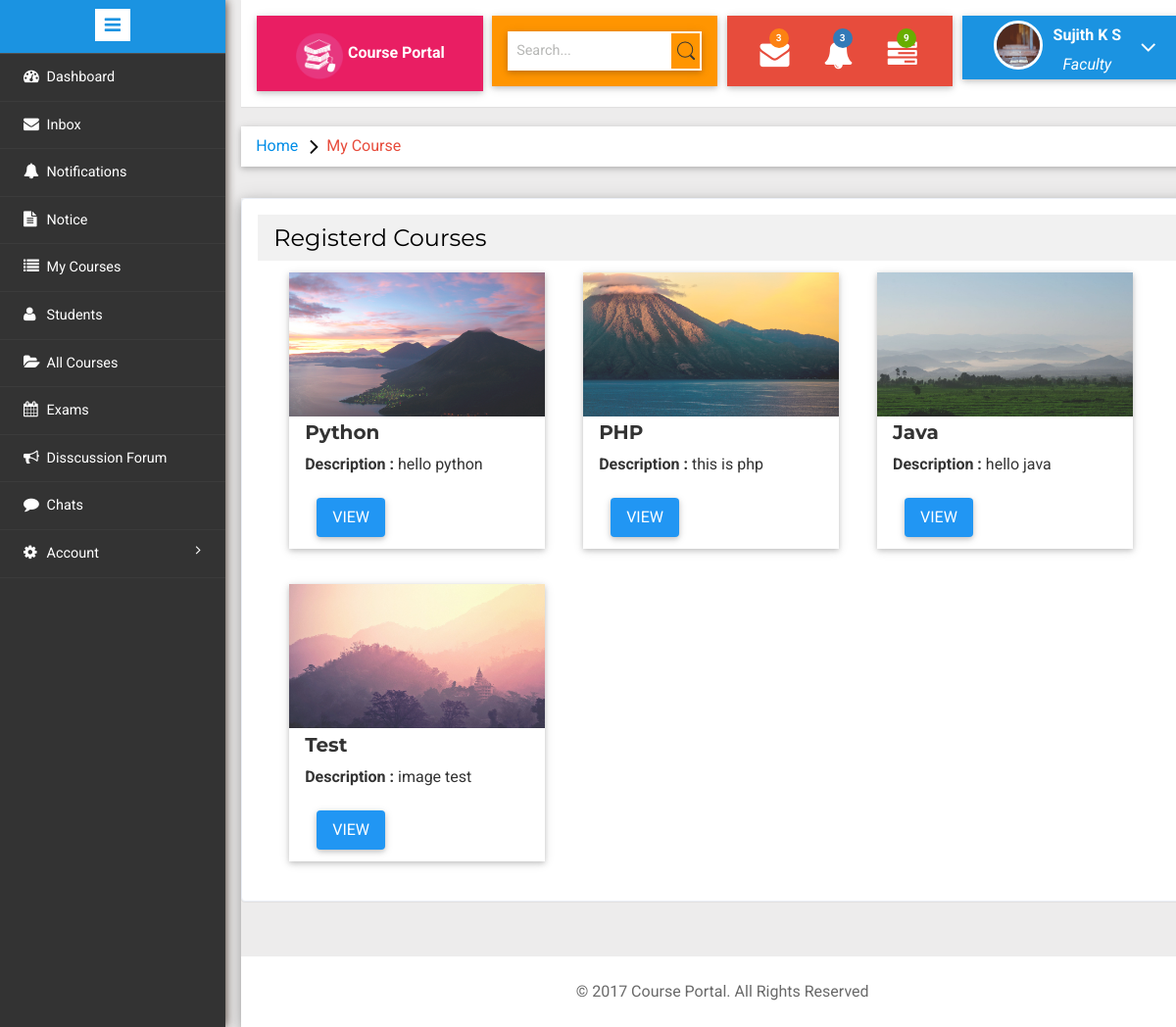
Screenshot of /faculty/index.php?page=my-course (signed in) with the database file from the repository.
### tables this page shows
CREATE TABLE `users` (
  `id` int(11) NOT NULL,
  `name` char(40) NOT NULL,
  `email` varchar(40) NOT NULL,
  `pass` varchar(40) NOT NULL,
  `type` varchar(10) NOT NULL,
  `mobile` bigint(11) NOT NULL,
  `gender` varchar(40) NOT NULL,
  `image` varchar(50) NOT NULL DEFAULT '../images/avatar.png',
  `dob` date NOT NULL,
  `join_date` datetime NOT NULL DEFAULT CURRENT_TIMESTAMP
);

CREATE TABLE `faculty_courses_taken` (
  `facultyId` int(11) NOT NULL,
  `courseId` int(11) NOT NULL,
  `status` varchar(20) NOT NULL DEFAULT 'pending'
);

CREATE TABLE `courses` (
  `courseId` int(11) NOT NULL,
  `courseName` varchar(50) NOT NULL,
  `shortD` varchar(100) NOT NULL,
  `longD` varchar(1000) NOT NULL,
  `courseImage` varchar(100) NOT NULL DEFAULT '../images/default-c.jpg'
);

### faculty/my-course.php (the view)
<?php
    $fid=$_SESSION['user_id'];
    $card='<div class="w3-row-padding">';
    $count=0;
	$query="SELECT * FROM `faculty_courses_taken` join courses on courses.courseId=faculty_courses_taken.courseId WHERE facultyId=$fid";
	$result = mysqli_query($con,$query) or die(mysqli_error());
    while($row=$result->fetch_assoc()){
        $count+=1;
        $cid=$row['courseId'];
        $card.='
                <div class="w3-third">
                    <div class="w3-card-2" style="width:92%;max-width:300px;margin-top:12px;">
                        <img src="'.$row['courseImage'].'" alt="Avatar" style="width:100%;opacity:0.85">
                        <div class="w3-container">
                            <h4><b>'.$row['courseName'].'</b></h4>
                            <p>
                                <strong>Description : </strong>'.$row['shortD'].'<br />
                            </p>
                            <a class="w3-button w3-blue w3-hover-red w3-round w3-card-2" style="margin-left:12px;margin-top:12px;margin-bottom:12px" href="index.php?page=course-view&id='.$cid.'">VIEW</a>
       </div>
                     </div>
                </div>';
        if($count%3==0)
            $card.='
            </div>
            <div class="w3-row-padding">
            <br />';
    }
?>
<ol class="breadcrumb w3-card-2">
                <li class="breadcrumb-item"><a href="index.php">Home</a> <i class="fa fa-angle-right"></i>My Course</li>
            </ol>
<div class="w3-card-4" style="width:100%">
<div class="w3-card-4  validation-system validation-form">
<header class="w3-container w3-light-grey">
  <h3>Registerd Courses</h3>
</header>
<div class="w3-container">
    <?php echo $card; ?>
</div>
</div><br />
</div>

### faculty/index.php (shortened to what this page needs)
<?php
	require("../auth.php");
	if(getStatus()!="approved")
		$home="verify.php";
	else
		$home="dashboard.php";
	function getName(){
		$fid=$_SESSION['user_id'];
		require('../connection.php');
		$query="SELECT * FROM `users` WHERE id=$fid";
        $result = mysqli_query($con,$query) or die(mysqli_error());
        $row=$result->fetch_assoc();
        return $row["name"];
	}
	function getAvatar(){
		$fid=$_SESSION['user_id'];
		require('../connection.php');
		$query="SELECT * FROM `users` WHERE id=$fid";
        $result = mysqli_query($con,$query) or die(mysqli_error());
        $row=$result->fetch_assoc();
        return $row["image"];
	}
	function getStatus(){
		$fid=$_SESSION['user_id'];
		require('../connection.php');
		$query="SELECT * FROM `faculty` WHERE facultyId=$fid";
		$result = mysqli_query($con,$query) or die(mysqli_error());
        $row=$result->fetch_assoc();
        return $row["status"];
	}
?>
<!DOCTYPE HTML>
<html>
<head>
<link href="css/bootstrap.min.css" rel='stylesheet' type='text/css' />
<link href="../css/w3.css" rel='stylesheet' type='text/css' />
<link href="css/style.css" rel='stylesheet' type='text/css' />
<link rel="stylesheet" href="css/morris.css" type="text/css"/>
<link href="css/font-awesome.css" rel="stylesheet">
<link rel="stylesheet" href="css/icon-font.min.css" type='text/css' />
</head>
<body>
   <div class="page-container">
<div class="left-content">
	   <div class="mother-grid-inner">
				<div class="header-main w3-card-2">
					<div class="logo-w3-agile w3-pink w3-text-whit e w3-card-2">
								<img src="images/logo.png" width="50px" height="50px"><b>  Course Portal</b>
							</div>
					<div class="w3layouts-left w3-card-2">
								<div class="w3-search-box w3-card-2">
									<form action="#" method="post">
										<input type="text" placeholder="Search..." required="">
										<input type="submit" value="">
									</form>
								</div>
						 </div>
						 <div class="w3layouts-right w3-card-2">
							<div class="profile_details_left">
								<ul class="nofitications-dropdown">
									<li class="dropdown head-dpdn">
										<a href="#" class="dropdown-toggle" data-toggle="dropdown" aria-expanded="false"><i class="fa fa-envelope"></i><span class="badge">3</span></a>
									</li>
									<li class="dropdown head-dpdn">
										<a href="#" class="dropdown-toggle" data-toggle="dropdown" aria-expanded="false"><i class="fa fa-bell"></i><span class="badge blue">3</span></a>
									</li>
									<li class="dropdown head-dpdn">
										<a href="#" class="dropdown-toggle" data-toggle="dropdown" aria-expanded="false"><i class="fa fa-tasks"></i><span class="badge blue1">9</span></a>
									</li>
									<div class="clearfix"> </div>
								</ul>
							</div>
						</div>
						<div class="profile_details w3l w3-card-2">
								<ul>
									<li class="dropdown profile_details_drop">
										<a href="#" class="dropdown-toggle" data-toggle="dropdown" aria-expanded="false">
											<div class="profile_img">
												<span class="prfil-img"><img src="<?php echo getAvatar(); ?>" alt=""> </span>
												<div class="user-name">
													<p><?php echo getName(); ?></p>
													<span>Faculty</span>
												</div>
												<i class="fa fa-angle-down"></i>
												<div class="clearfix"></div>
											</div>
										</a>
									</li>
								</ul>
							</div>
				</div>
 <?php
		@$page=  $_GET['page'];
		  if($page!="")
		  {
			switch($page){
				case "my-course":	include("my-course.php"); break;
			}
		  }
		  else
		  {
		  include($home);
		  }
		  ?>
<br />
<div class="copyrights ">
<p>© 2017 Course Portal. All Rights Reserved</p>
</div>
</div>
</div>
				<div class="sidebar-menu">
					<header class="logo1">
						<a href="#" class="sidebar-icon"> <span class="fa fa-bars"></span> </a>
					</header>
                           <div class="menu">
									<ul id="menu" >
										<li><a href="index.php"><i class="fa fa-tachometer"></i> <span title="Dashboard">Dashboard</span><div class="clearfix"></div></a></li>
										 <li id="menu-academico" ><a href="index.php?page=inbox"><i class="fa fa-envelope nav_icon"></i><span title="Inbox">Inbox</span><div class="clearfix"></div></a></li>
										 <li><a href="index.php?page=notification"><i class="fa fa-bell" aria-hidden="true"></i><span title="Notifications">Notifications</span><div class="clearfix"></div></a></li>
										 <li><a href="index.php?page=notice"><i class="fa fa-file-text" aria-hidden="true"></i><span title="Notice">Notice</span><div class="clearfix"></div></a></li>
										 <li><a href="index.php?page=my-courses"><i class="fa fa-list" aria-hidden="true"></i><span title="My Courses">My Courses</span><div class="clearfix"></div></a></li>
										 <li><a href="index.php?page=student"><i class="fa fa-user" aria-hidden="true"></i><span title="Students">Students</span><div class="clearfix"></div></a></li>
										 <li><a href="index.php?page=course"><i class="fa fa-folder-open" aria-hidden="true"></i><span title="All Courses">All Courses</span><div class="clearfix"></div></a></li>
										 <li><a href="index.php?page=exam"><i class="fa fa-calendar" aria-hidden="true"></i><span title="Exams">Exams</span><div class="clearfix"></div></a></li>
										 <li><a href="index.php?page=disscussion"><i class="fa fa-bullhorn" aria-hidden="true"></i><span title="Disscussion">Disscussion Forum</span><div class="clearfix"></div></a></li>
										 <li><a href="index.php?page=chat"><i class="fa fa-comment" aria-hidden="true"></i><span title="Chats">Chats</span><div class="clearfix"></div></a></li>
							        <li id="menu-academico" ><a href="#"><i class="fa fa-gear"></i>  <span>Account</span> <span class="fa fa-angle-right" style="float: right" title="Account"></span><div class="clearfix"></div></a>
									 </li>
								  </ul>
								</div>
							  </div>
							</div>
</body>
</html>

### css/w3.css (style rules this page uses)
html { box-sizing:border-box }
*,*:before,*:after { box-sizing:inherit }
html { -ms-text-size-adjust:100%;-webkit-text-size-adjust:100% }
body { margin:0 }
article,aside,details,figcaption,figure,footer,header,main,menu,nav,section,summary { display:block }
a { background-color:transparent;-webkit-text-decoration-skip:objects }
img { border-style:none }
button,input,select,textarea { font:inherit;margin:0 }
button,input { overflow:visible }
button,html [type=button],[type=reset],[type=submit] { -webkit-appearance:button }
html,body { font-family:Verdana,sans-serif;font-size:15px;line-height:1.5 }
html { overflow-x:hidden }
h3 { font-size:24px }
h4 { font-size:20px }
h1,h2,h3,h4,h5,h6 { font-family:"Segoe UI",Arial,sans-serif;font-weight:400;margin:10px 0 }
img { margin-bottom:-5px }
a { color:inherit }
.w3-btn,.w3-button { border:none;display:inline-block;outline:0;padding:8px 16px;vertical-align:middle;overflow:hidden;text-decoration:none;color:inherit;background-color:inherit;text-align:center;cursor:pointer;white-space:nowrap }
.w3-btn,.w3-button { -webkit-touch-callout:none;-webkit-user-select:none;-khtml-user-select:none;-moz-user-select:none;-ms-user-select:none;user-select:none }
.w3-container:after,.w3-container:before,.w3-panel:after,.w3-panel:before,.w3-row:after,.w3-row:before,.w3-row-padding:after,.w3-row-padding:before, .w3-cell-row:before,.w3-cell-row:after,.w3-clear:after,.w3-clear:before,.w3-bar:before,.w3-bar:after { content:"";display:table;clear:both }
.w3-col,.w3-half,.w3-third,.w3-twothird,.w3-threequarter,.w3-quarter { float:left;width:100% }
@media (min-width:601px) { .w3-col.m4,.w3-third { width:33.33333% } }
.w3-round,.w3-round-medium { border-radius:4px }
.w3-row-padding,.w3-row-padding>.w3-half,.w3-row-padding>.w3-third,.w3-row-padding>.w3-twothird,.w3-row-padding>.w3-threequarter,.w3-row-padding>.w3-quarter,.w3-row-padding>.w3-col { padding:0 8px }
.w3-container,.w3-panel { padding:0.01em 16px }
.w3-card,.w3-card-2 { box-shadow:0 2px 5px 0 rgba(0,0,0,0.16),0 2px 10px 0 rgba(0,0,0,0.12) }
.w3-card-4,.w3-hover-shadow:hover { box-shadow:0 4px 10px 0 rgba(0,0,0,0.2),0 4px 20px 0 rgba(0,0,0,0.19) }
.w3-blue,.w3-hover-blue:hover { color:#fff!important;background-color:#2196F3!important; }
.w3-pink,.w3-hover-pink:hover { color:#fff!important;background-color:#e91e63!important }
.w3-light-grey,.w3-hover-light-grey:hover,.w3-light-gray,.w3-hover-light-gray:hover { color:#000!important;background-color:#f1f1f1!important }

### rows the page displays
users: image (picture), name "Sujith K S"
faculty_courses_taken: courseId.courseImage (picture), courseId.courseName "Python", courseId.shortD "hello python"
faculty_courses_taken: courseId.courseImage (picture), courseId.courseName "PHP", courseId.shortD "this is php"
faculty_courses_taken: courseId.courseImage (picture), courseId.courseName "Java", courseId.shortD "hello java"
faculty_courses_taken: courseId.courseImage (picture), courseId.courseName "Test", courseId.shortD "image test"
